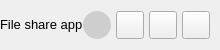
           <widget class="QFrame" name="contentTopBg">
            <property name="minimumSize">
             <size>
              <width>0</width>
              <height>50</height>
             </size>
            </property>
            <property name="maximumSize">
             <size>
              <width>16777215</width>
              <height>50</height>
             </size>
            </property>
            <property name="frameShape">
             <enum>QFrame::NoFrame</enum>
            </property>
            <property name="frameShadow">
             <enum>QFrame::Raised</enum>
            </property>
            <layout class="QHBoxLayout" name="horizontalLayout">
             <property name="spacing">
              <number>0</number>
             </property>
             <property name="leftMargin">
              <number>0</number>
             </property>
             <property name="topMargin">
              <number>0</number>
             </property>
             <property name="rightMargin">
              <number>10</number>
             </property>
             <property name="bottomMargin">
              <number>0</number>
             </property>
             <item>
              <widget class="QFrame" name="leftBox">
               <property name="sizePolicy">
                <sizepolicy hsizetype="Expanding" vsizetype="Preferred">
                 <horstretch>0</horstretch>
                 <verstretch>0</verstretch>
                </sizepolicy>
               </property>
               <property name="frameShape">
                <enum>QFrame::NoFrame</enum>
               </property>
               <property name="frameShadow">
                <enum>QFrame::Raised</enum>
               </property>
               <layout class="QHBoxLayout" name="horizontalLayout_3">
                <property name="spacing">
                 <number>0</number>
                </property>
                <property name="leftMargin">
                 <number>0</number>
                </property>
                <property name="topMargin">
                 <number>0</number>
                </property>
                <property name="rightMargin">
                 <number>0</number>
                </property>
                <property name="bottomMargin">
                 <number>0</number>
                </property>
                <item>
                 <widget class="QLabel" name="titleRightInfo">
                  <property name="sizePolicy">
                   <sizepolicy hsizetype="Preferred" vsizetype="Expanding">
                    <horstretch>0</horstretch>
                    <verstretch>0</verstretch>
                   </sizepolicy>
                  </property>
                  <property name="maximumSize">
                   <size>
                    <width>16777215</width>
                    <height>45</height>
                   </size>
                  </property>
                  <property name="font">
                   <font>
                    <family>Segoe UI</family>
                    <pointsize>10</pointsize>
                    <italic>false</italic>
                    <bold>false</bold>
                   </font>
                  </property>
                  <property name="text">
                   <string>File share app</string>
                  </property>
                  <property name="alignment">
                   <set>Qt::AlignLeading|Qt::AlignLeft|Qt::AlignVCenter</set>
                  </property>
                 </widget>
                </item>
               </layout>
              </widget>
             </item>
             <item alignment="Qt::AlignRight">
              <widget class="QFrame" name="rightButtons">
               <property name="minimumSize">
                <size>
                 <width>0</width>
                 <height>28</height>
                </size>
               </property>
               <property name="frameShape">
                <enum>QFrame::NoFrame</enum>
               </property>
               <property name="frameShadow">
                <enum>QFrame::Raised</enum>
               </property>
               <layout class="QHBoxLayout" name="horizontalLayout_2">
                <property name="spacing">
                 <number>5</number>
                </property>
                <property name="leftMargin">
                 <number>0</number>
                </property>
                <property name="topMargin">
                 <number>0</number>
                </property>
                <property name="rightMargin">
                 <number>0</number>
                </property>
                <property name="bottomMargin">
                 <number>0</number>
                </property>
                <item>
                 <widget class="QPushButton" name="settingsTopBtn">
                  <property name="minimumSize">
                   <size>
                    <width>28</width>
                    <height>28</height>
                   </size>
                  </property>
                  <property name="maximumSize">
                   <size>
                    <width>28</width>
                    <height>28</height>
                   </size>
                  </property>
                  <property name="cursor">
                   <cursorShape>PointingHandCursor</cursorShape>
                  </property>
                  <property name="toolTip">
                   <string>Settings</string>
                  </property>
                  <property name="styleSheet">
                   <string notr="true">background-color: #cecece;
                                        border-radius: 14px;</string>
                  </property>
                  <property name="text">
                   <string/>
                  </property>
                  <property name="icon">
                   <iconset resource="resources.qrc">
                    <normaloff>:/icons/images/icons/cil-user.png</normaloff>:/icons/images/icons/cil-user.png</iconset>
                  </property>
                  <property name="iconSize">
                   <size>
                    <width>20</width>
                    <height>20</height>
                   </size>
                  </property>
                 </widget>
                </item>
                <item>
                 <widget class="QPushButton" name="minimizeAppBtn">
                  <property name="minimumSize">
                   <size>
                    <width>28</width>
                    <height>28</height>
                   </size>
                  </property>
                  <property name="maximumSize">
                   <size>
                    <width>28</width>
                    <height>28</height>
                   </size>
                  </property>
                  <property name="cursor">
                   <cursorShape>PointingHandCursor</cursorShape>
                  </property>
                  <property name="toolTip">
                   <string>Minimize</string>
                  </property>
                  <property name="text">
                   <string/>
                  </property>
                  <property name="icon">
                   <iconset resource="resources.qrc">
                    <normaloff>:/icons/images/icons/icon_minimize.png</normaloff>:/icons/images/icons/icon_minimize.png</iconset>
                  </property>
                  <property name="iconSize">
                   <size>
                    <width>20</width>
                    <height>20</height>
                   </size>
                  </property>
                 </widget>
                </item>
                <item>
                 <widget class="QPushButton" name="maximizeRestoreAppBtn">
                  <property name="minimumSize">
                   <size>
                    <width>28</width>
                    <height>28</height>
                   </size>
                  </property>
                  <property name="maximumSize">
                   <size>
                    <width>28</width>
                    <height>28</height>
                   </size>
                  </property>
                  <property name="font">
                   <font>
                    <family>Segoe UI</family>
                    <pointsize>10</pointsize>
                    <italic>false</italic>
                    <bold>false</bold>
                    <stylestrategy>PreferDefault</stylestrategy>
                   </font>
                  </property>
                  <property name="cursor">
                   <cursorShape>PointingHandCursor</cursorShape>
                  </property>
                  <property name="toolTip">
                   <string>Maximize</string>
                  </property>
                  <property name="text">
                   <string/>
                  </property>
                  <property name="icon">
                   <iconset resource="resources.qrc">
                    <normaloff>:/icons/images/icons/icon_maximize.png</normaloff>:/icons/images/icons/icon_maximize.png</iconset>
                  </property>
                  <property name="iconSize">
                   <size>
                    <width>20</width>
                    <height>20</height>
                   </size>
                  </property>
                 </widget>
                </item>
                <item>
                 <widget class="QPushButton" name="closeAppBtn">
                  <property name="minimumSize">
                   <size>
                    <width>28</width>
                    <height>28</height>
                   </size>
                  </property>
                  <property name="maximumSize">
                   <size>
                    <width>28</width>
                    <height>28</height>
                   </size>
                  </property>
                  <property name="cursor">
                   <cursorShape>PointingHandCursor</cursorShape>
                  </property>
                  <property name="toolTip">
                   <string>Close</string>
                  </property>
                  <property name="text">
                   <string/>
                  </property>
                  <property name="icon">
                   <iconset resource="resources.qrc">
                    <normaloff>:/icons/images/icons/icon_close.png</normaloff>:/icons/images/icons/icon_close.png</iconset>
                  </property>
                  <property name="iconSize">
                   <size>
                    <width>20</width>
                    <height>20</height>
                   </size>
                  </property>
                 </widget>
                </item>
               </layout>
              </widget>
             </item>
            </layout>
           </widget>
